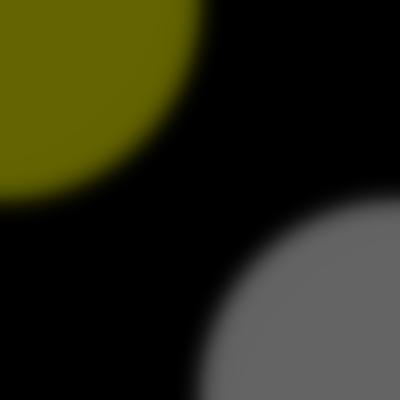
Frame 1 (no input)
Frame 60 (the mouse pressed at the canvas centre just before this capture): identical to frame 1, image omitted
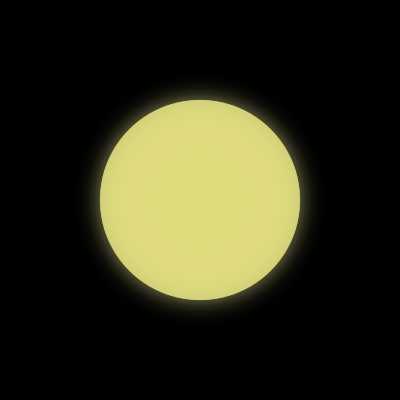
Frame 120 (the mouse held since frame 60 and released just before this capture)

The Processing sketch that drew these frames (run headless with seeded random() and noise(); from frame 60 on, the mouse is pressed at the canvas centre):

// Processing sketch: processing_184077
// ── processing_184077.pde

void setup(){
  size(400,400);
  noStroke();
  smooth();
}
void draw(){
  float x;
  float ix;
    x=mouseX;
  ix=width-mouseX;
  frameRate(30);

      background(0);
fill(255,255,0,100);
  ellipse(pmouseX,pmouseY,ix,ix);
fill(255,100);
  ellipse(width-pmouseX,height-pmouseY,ix,ix);
 filter(BLUR,10);
 
 fill(32,175,170,100);
      ellipse(200,200,mouseX,mouseX);
      fill(255,100);
      ellipse(200,200,mouseX,mouseX);
fill(255,100);
  ellipse(ix,height-mouseY,x,x);
fill(255,215,0,100);
    ellipse(mouseX,mouseY,x,x);
}
